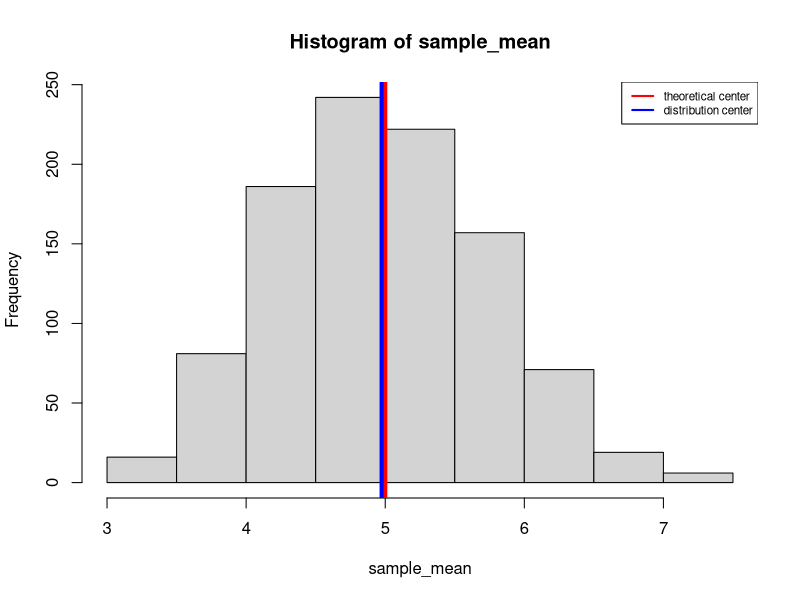

This figure's R source:
## ---- chunk 1
n <- 40
nosim <- 1000
lambda <- .2
set.seed(1234)
sample_mean <- replicate(nosim, mean(rexp(n, rate = lambda)))
summary(sample_mean)
## ---- chunk 2

sample_mean_mu <- mean(sample_mean)
theo_mean = 1/lambda
## ---- chunk 3
sample_sd <- sd(sample_mean)
sample_var <- (sample_sd)^2
theo_mean = 1/lambda
theo_var<- (1/lambda)^2/n
## ---- chunk 4
hist(sample_mean)
abline(v=theo_mean, col = "red", lwd = 4)
abline(v=sample_mean_mu, col = "blue", lwd = 4)
legend("topright", lty = 1, lwd = 2, col = c("red", "blue"), legend = c("theoretical center", "distribution center"), cex = .7)
## ---- chunk 5
confidence_interval <- sample_mean_mu + c(-1,1) + 1.96 * sample_var/sqrt(n)
## ---- chunk 6

